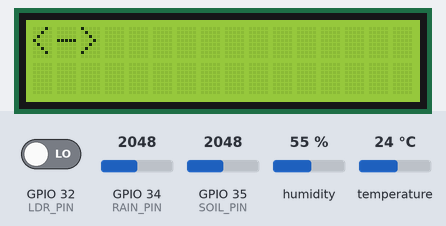
The sketch below on a simulated ESP32. Parts: 16×2 character LCD. The inputs (shaded band) are chosen by the test bench; at power-on: GPIO 32 (LDR_PIN) LOW, GPIO 34 (RAIN_PIN) = 2048, GPIO 35 (SOIL_PIN) = 2048, humidity 55 %, temperature 24 °C. WiFi joins after 1.5 s; servers stay silent unless stated; uploads are accepted with an empty reply; what the sketch prints to the serial monitor is not drawn.

Above: at 2.4 s.
At 18.8 s:
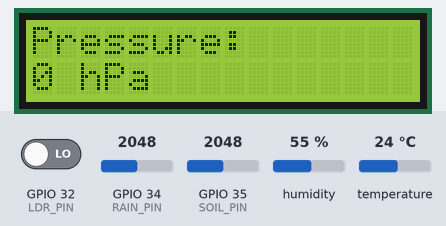
18.9 s: GPIO 32 (LDR_PIN) driven HIGH
At 21.8 s:
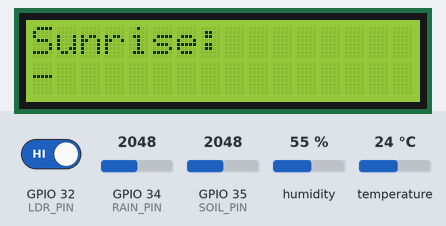
At 63.7 s:
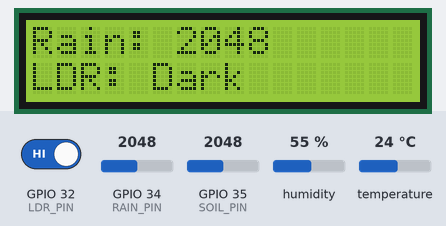
Timing chart, 0 to 64.6 s (numbered marks = the images above; inputs shaded):
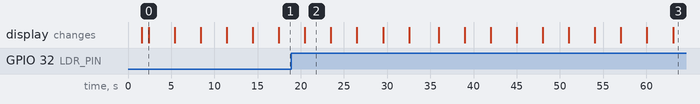

The sketch:

core.ino
```cpp
#include <WiFi.h>
#include <HTTPClient.h>
#include "DHT.h"
#include <ArduinoJson.h>
#include <Wire.h>
#include <LiquidCrystal_I2C.h>


#define WIFI_SSID "real"
#define WIFI_PASSWORD "anudeep1"
#define FIREBASE_HOST "MY_FIREBASE_URL"

#define DHTPIN 4
#define DHTTYPE DHT11
DHT dht(DHTPIN, DHTTYPE);


#define RAIN_PIN 34


#define LDR_PIN 32


#define SOIL_PIN 35


LiquidCrystal_I2C lcd(0x27, 16, 2);


String cityName = "-";
String description = "-";
float feelsLike = 0;
float windSpeed = 0;
int windDeg = 0;
int pressure = 0;
String sunriseTime = "-";
String sunsetTime = "-";


unsigned long lastFetchTime = 0;
const unsigned long fetchInterval = 5UL * 60UL * 60UL * 1000UL;

void setup() {
  Serial.begin(9600);


  WiFi.begin(WIFI_SSID, WIFI_PASSWORD);
  Serial.print("Connecting to WiFi");
  while (WiFi.status() != WL_CONNECTED) {
    delay(500);
    Serial.print(".");
  }
  Serial.println("\nConnected to WiFi!");

  dht.begin();
  Serial.println("ESP32 HTTP Firebase + Weather LCD Started");

  pinMode(LDR_PIN, INPUT);


  lcd.init();
  lcd.backlight();


  fetchWeatherData();
}

void loop() {
  float temperature = dht.readTemperature();
  float humidity = dht.readHumidity();
  int rainVal = analogRead(RAIN_PIN);
  int ldrVal = digitalRead(LDR_PIN);
  int soilVal = analogRead(SOIL_PIN);

  if (isnan(temperature) || isnan(humidity)) {
    Serial.println("Failed to read from DHT sensor!");
    delay(2000);
    return;
  }


  String ldrStatus = (ldrVal == HIGH) ? "Dark" : "Bright";

  float soilPercent = map(soilVal, 4095, 0, 0, 100);
  soilPercent = constrain(soilPercent, 0, 100);


  if (WiFi.status() == WL_CONNECTED) {
    HTTPClient http;
    String jsonData = "{";
    jsonData += "\"temperature\":" + String(temperature, 2) + ",";
    jsonData += "\"humidity\":" + String(humidity, 2) + ",";
    jsonData += "\"rain\":" + String(rainVal) + ",";
    jsonData += "\"ldr\":\"" + ldrStatus + "\",";
    jsonData += "\"soilMoisture\":" + String(soilPercent, 2);
    jsonData += "}";

    String firebaseURL = String(FIREBASE_HOST) + "/farmData.json";
    http.begin(firebaseURL);
    http.addHeader("Content-Type", "application/json");
    int httpResponseCode = http.PUT(jsonData);

    if (httpResponseCode > 0) {
      Serial.printf("HTTP Response code: %d\n", httpResponseCode);
      Serial.println("Data uploaded: " + jsonData);
    } else {
      Serial.printf("Error in HTTP request: %s\n", http.errorToString(httpResponseCode).c_str());
    }
    http.end();
  } else {
    Serial.println("WiFi Disconnected!");
  }

  Serial.printf("Temp: %.2f °C | Humidity: %.2f %% | Rain: %d | LDR: %s | Soil: %.2f%%\n",
                temperature, humidity, rainVal, ldrStatus.c_str(), soilPercent);
  Serial.println("-----------------------------");


  if (millis() - lastFetchTime > fetchInterval || lastFetchTime == 0) {
    fetchWeatherData();
    lastFetchTime = millis();
  }


  displayWeatherLCD();
  displayFarmDataLCD(temperature, humidity, rainVal, ldrStatus, soilPercent);
}


void fetchWeatherData() {
  if (WiFi.status() == WL_CONNECTED) {
    HTTPClient http;
    String url = String(FIREBASE_HOST) + "/openweatherdata/latest/weather_data.json";
    http.begin(url);

    int httpResponseCode = http.GET();
    if (httpResponseCode == 200) {
      String payload = http.getString();
      Serial.println("Weather Data Fetched: " + payload);


      DynamicJsonDocument doc(2048);
      deserializeJson(doc, payload);

      cityName = doc["city_name"] | "-";
      description = doc["description"] | "-";
      feelsLike = doc["feels_like"] | 0;
      windSpeed = doc["wind_speed"] | 0;
      windDeg = doc["wind_direction"] | 0;
      pressure = doc["pressure"] | 0;
      sunriseTime = doc["sunrise"] | "-";
      sunsetTime = doc["sunset"] | "-";
    } else {
      Serial.printf("Error fetching weather data: %d\n", httpResponseCode);
    }
    http.end();
  }
}


void displayWeatherLCD() {
  lcd.clear();
  lcd.setCursor(0, 0);
  lcd.print("<" + cityName+">");
  delay(3000);

  lcd.clear();
  lcd.setCursor(0, 0);
  lcd.print("Desc:");
  lcd.setCursor(0, 1);
  lcd.print(description);
  delay(3000);

  lcd.clear();
  lcd.setCursor(0, 0);
  lcd.print("Feels Like:");
  lcd.setCursor(0, 1);
  lcd.print(feelsLike, 1);
  lcd.print(" C");
  delay(3000);

  lcd.clear();
  lcd.setCursor(0, 0);
  lcd.print("Wind:");
  lcd.setCursor(0, 1);
  lcd.print(windSpeed, 1);
  lcd.print(" m/s");
  delay(3000);

  lcd.clear();
  lcd.setCursor(0, 0);
  lcd.print("Direction:");
  lcd.setCursor(0, 1);
  lcd.print(windDeg);
  lcd.print(" deg");
  delay(3000);

  lcd.clear();
  lcd.setCursor(0, 0);
  lcd.print("Pressure:");
  lcd.setCursor(0, 1);
  lcd.print(pressure);
  lcd.print(" hPa");
  delay(3000);

  lcd.clear();
  lcd.setCursor(0, 0);
  lcd.print("Sunrise:");
  lcd.setCursor(0, 1);
  lcd.print(sunriseTime);
  delay(3000);

  lcd.clear();
  lcd.setCursor(0, 0);
  lcd.print("Sunset:");
  lcd.setCursor(0, 1);
  lcd.print(sunsetTime);
  delay(3000);
}


void displayFarmDataLCD(float temp, float hum, int rain, String ldr, float soil) {
  lcd.clear();
  lcd.setCursor(0, 0);
  lcd.print("Temp: ");
  lcd.print(temp, 1);
  lcd.print(" C");

  lcd.setCursor(0, 1);
  lcd.print("Hum: ");
  lcd.print(hum, 1);
  lcd.print("%");
  delay(3000);

  lcd.clear();
  lcd.setCursor(0, 0);
  lcd.print("Rain: ");
  lcd.print(rain);

  lcd.setCursor(0, 1);
  lcd.print("LDR: ");
  lcd.print(ldr);
  delay(3000);

  lcd.clear();
  lcd.setCursor(0, 0);
  lcd.print("Soil: ");
  lcd.print(soil, 1);
  lcd.print("%");
  delay(3000);
}
```

Measured:
- after the input at 18.9 s, the display: first differs from a run without the input after 44.2 s (image 3)
- what the display in image 0 shows lasts 3.0 s, from 2.4 s to 5.4 s
